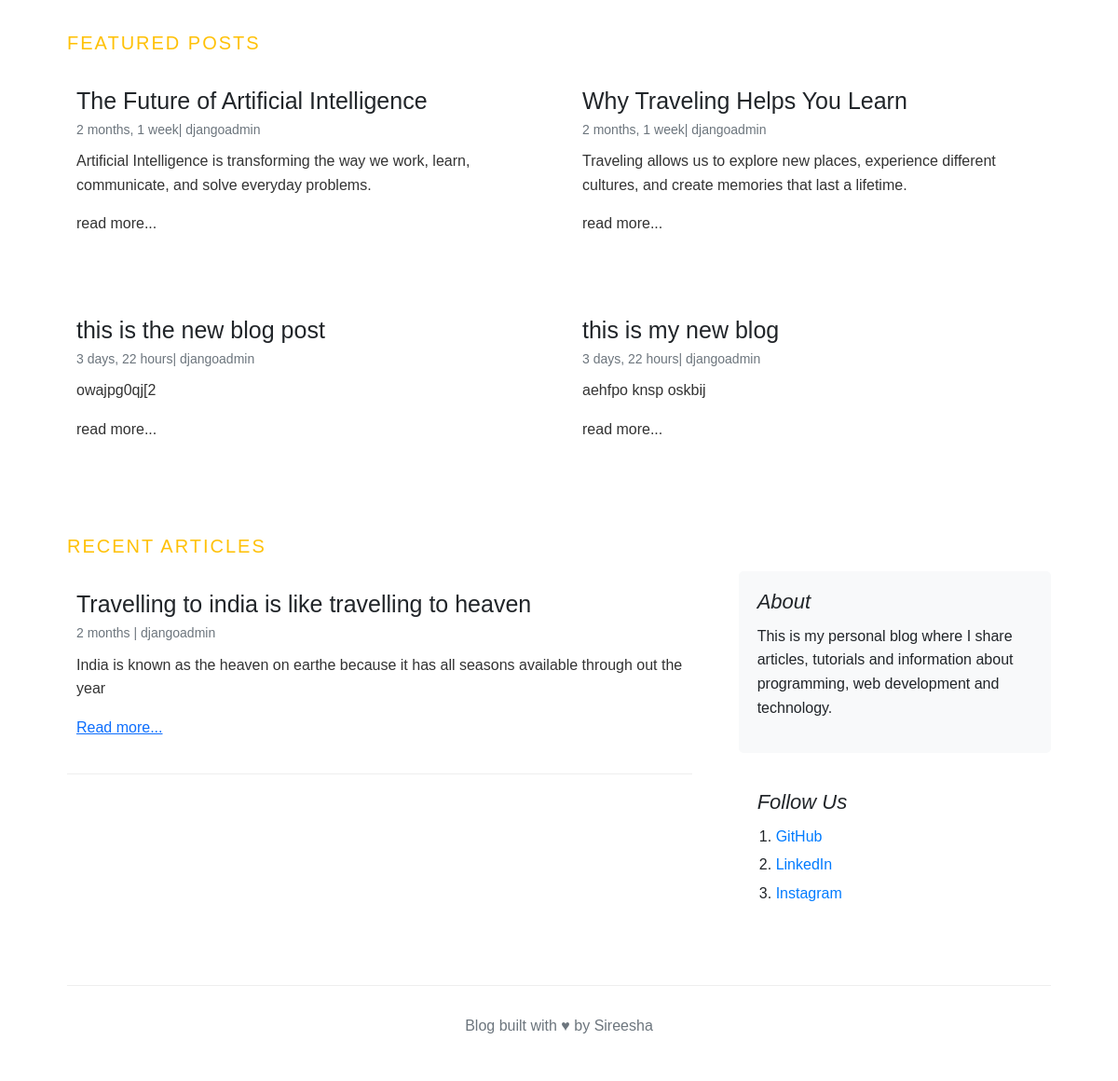
The app's page / (lower part), older data.
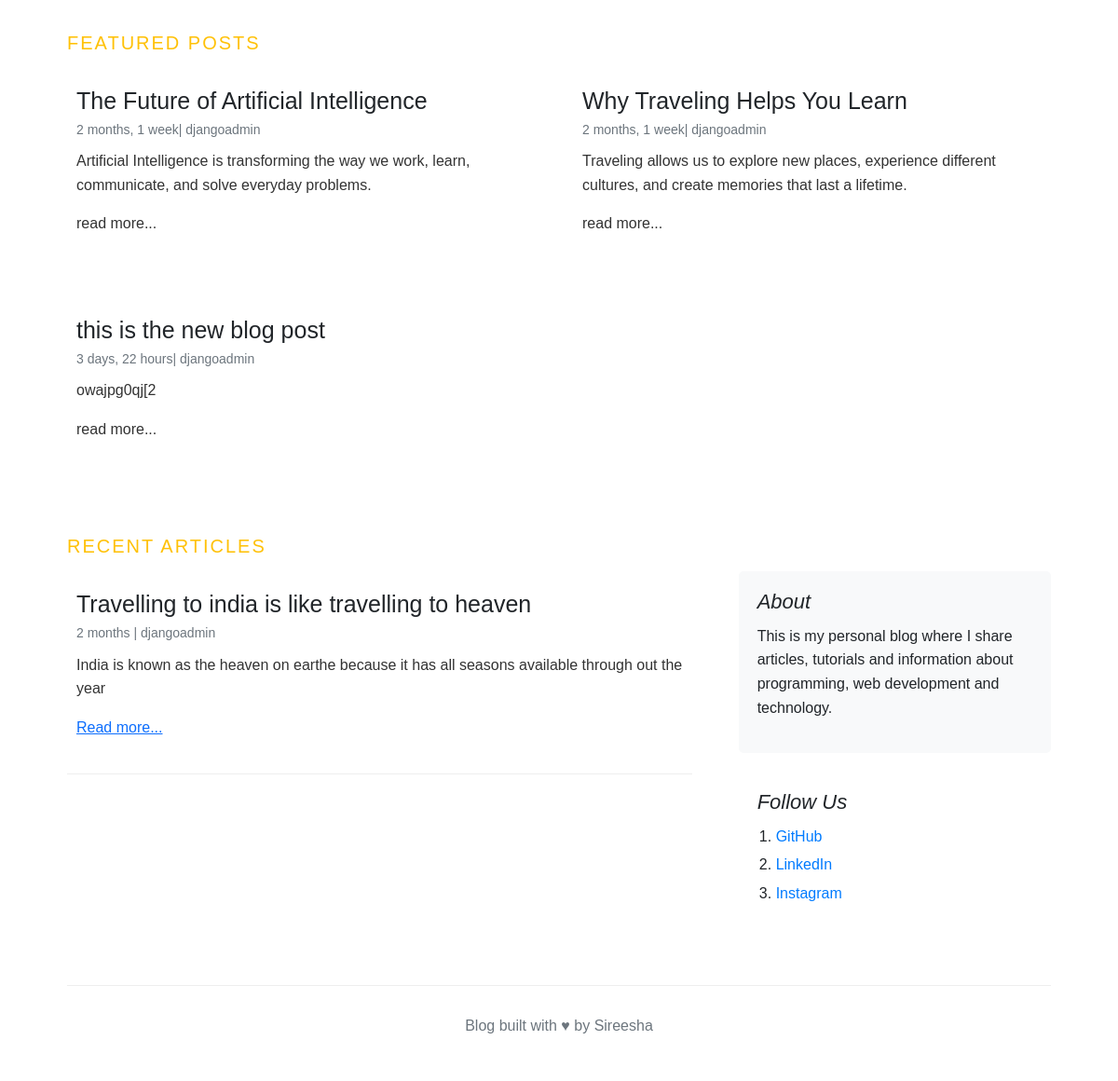
The same page, newer data.
### blogs/models.py (models this page shows, shortened)
class Blog(models.Model):
    title = models.CharField(max_length=100)
    slug = models.SlugField(max_length=150, unique=True, blank=True)
    category = models.ForeignKey(category, on_delete=models.CASCADE)
    author  = models.ForeignKey(User, on_delete=models.CASCADE)
    featured_image = models.ImageField(upload_to='uploads/%Y/%m/%d')
    short_description = models.TextField(max_length=500)
    blog_body = models.TextField(max_length=2000)
    status = models.CharField(max_length=20, choices=STATUS_CHOICES, default="Draft")
    is_featured = models.BooleanField(default=False)
    created_at = models.DateTimeField(auto_now_add=True)
    updated_at = models.DateTimeField(auto_now=True)

### blogs/views.py (the view)
# urls.py: 2. Add a URL to urlpatterns:  path('', views.home, name='home')
def home(req):
   Blog_Details = Blog.objects.filter(is_featured=True)
   Blog_non_featured = Blog.objects.filter(is_featured=False)
   return render(req,'home.html',{'Blog_Details':Blog_Details,'Blog_non_featured':Blog_non_featured})

### blogs/context_processors.py (called while the page is built)
def get_categories(request):
    categories = category.objects.all()
    return dict(categories=categories)

def searching(request):
    keyword = request.GET.get('keyword')
    print(keyword)
    return dict(keyword = keyword)

### blogs/Templates/home.html (shortened to what this page needs)
{% extends 'base.html' %}
{% block content %}
    <h3 class="section-title">Featured Posts </h3>
    <div class="featured_container">
    <div class="featured-posts">
    {%for post in Blog_Details%}
    {% if not forloop.first %}
           <div class="post-card">
                <div class="card-body">
                    <h3><a href="{% url 'single_blog' post.slug %}">{{post.title}}</a></h3>
                    <small> {{post.created_at |timesince}}| {{post.author}} </small>
                    <p>
                        {{post.short_description | truncatewords:25}}
                    </p>
                    <p>read more...</p>
                 </div>
             </div>
             {% endif %}
             {% endfor %}
    </div>
    </div>
  <h3 class="section-title">Recent Articles </h3>
<main class="main-content">
    <div class="blog-main">
        {% for post in Blog_non_featured %}
        <div class="post-card">
            <div class="card-body">
                <h3>
                    <a href="{% url 'single_blog' post.slug %}">
                        {{ post.title }}
                    </a>
                </h3>
                <small>
                    {{ post.created_at|timesince }} | {{ post.author }}
                </small>
                <p>
                    {{ post.short_description|truncatewords:20 }}
                </p>
                <p>
                    <a href="{% url 'single_blog' post.slug %}">Read more...</a>
                </p>
            </div>
        </div>
        {% endfor %}
    </div>
    <aside class="blog-sidebar">
        <div class="about">
            <h4>About</h4>
            <p>
                This is my personal blog where I share articles,
                tutorials and information about programming,
                web development and technology.
            </p>
        </div>
        <div class="follow">
            <h4>Follow Us</h4>
            <ol>
                <li>
                    <a href="https://github.com/" target="_blank">
                        GitHub
                    </a>
                </li>
                <li>
                    <a href="https://www.linkedin.com/" target="_blank">
                        LinkedIn
                    </a>
                </li>
                <li>
                    <a href="https://www.instagram.com/" target="_blank">
                        Instagram
                    </a>
                </li>
            </ol>
        </div>
    </aside>
</main>
<div>
{% endblock %}

Row changes from the older to the newer data that the page shows:
removed Blog: title "this is my new blog", created_at "3 days, 22 hours", author "djangoadmin", short_description "aehfpo knsp oskbij", shown under "FEATURED POSTS"
